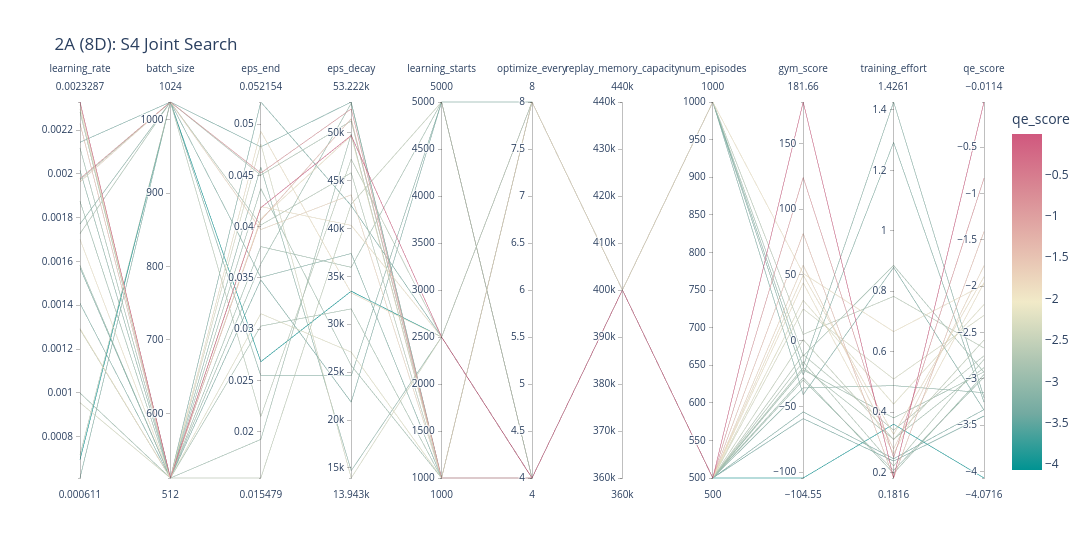
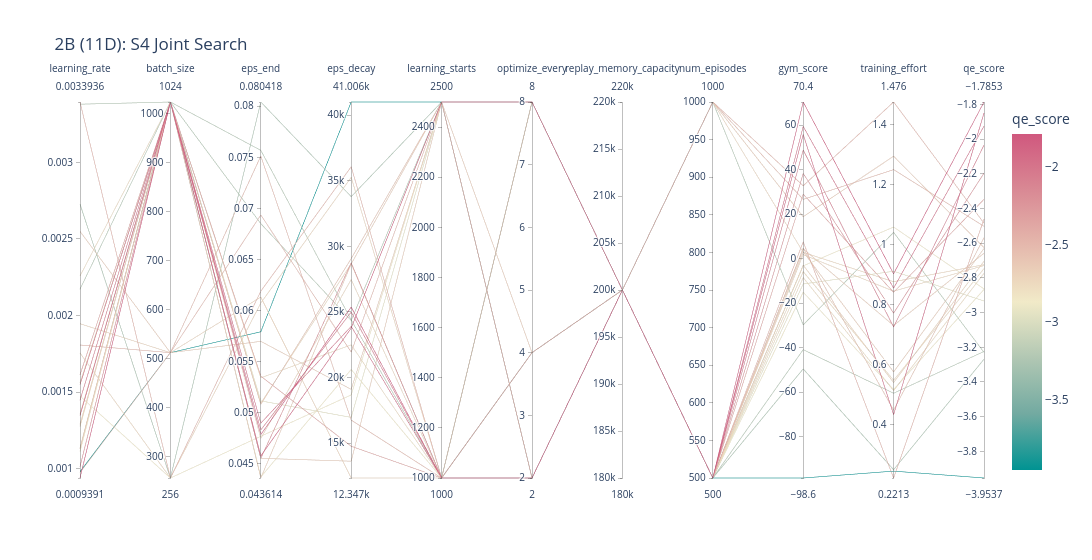

Notebook code cell kept with these figures, in order:
### Markdown cell above
## 5. S4 joint-search parameter landscape

S4 is the most useful evidence for a new joint search because it varies several parameters together. Parallel coordinates expose combinations rather than misleading one-parameter effects.

### Code cell
s4 = trials[trials["study"] == "S4"].copy()
dimensions = [parameter for parameter in PARAMETERS if parameter in s4.columns]
for series, group in s4.groupby("series", sort=False):
    figure = px.parallel_coordinates(
        group,
        dimensions=[*dimensions, "gym_score", "training_effort", "qe_score"],
        color="qe_score",
        color_continuous_scale=px.colors.diverging.Tealrose,
        title=f"{series}: S4 Joint Search",
    )
    figure.update_layout(height=560, width=1300)
    figure.show()
